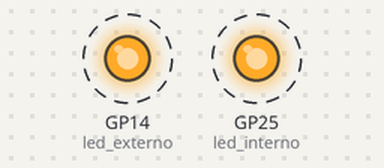
Bench run of a program on a simulated Raspberry Pi Pico running MicroPython. On the bench: output pins drawn as LEDs (lit = HIGH). Dashed ring = blinking. What the program prints to the serial console is not drawn.

Above: at 0.5 s.
Timing chart, 0 to 4.6 s (numbered marks = the images above):
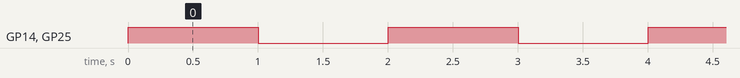

Measured:
- by itself, GP14 (led_externo), GP25 (led_interno): alternates HIGH for 1.0 s and LOW for 1.0 s

The program:

led_gpio14.py
```python
import machine
import time

# 1. Configurar el LED interno de la Pico W (Se llama "LED" en MicroPython)
led_interno = machine.Pin("LED", machine.Pin.OUT)

# 2. Configurar tu LED externo físico en el Pin 14
led_externo = machine.Pin(14, machine.Pin.OUT)

print("Iniciando prueba de hardware (Parpadeo a 1 segundo)...")

while True:
    # Encender ambos
    led_interno.value(1)
    led_externo.value(1)
    print("🟢 ENCENDIDOS")
    time.sleep(1)

    # Apagar ambos
    led_interno.value(0)
    led_externo.value(0)
    print("⚫ APAGADOS")
    time.sleep(1)
```
